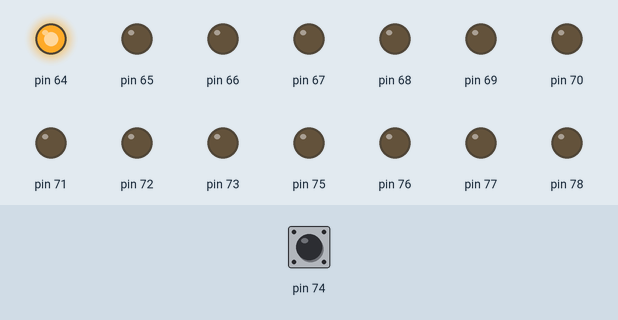
Bench run of a sketch on a simulated Arduino Uno, built for the host (arithmetic inside an expression is 32-bit, double 64-bit). Shown: output pins drawn as LEDs (lit = HIGH). The test bench sets the inputs (shaded band); at power-on: pin 74 HIGH. What the sketch prints to the serial monitor is not drawn.

Above: at 0.1 s.
At 3.1 s:
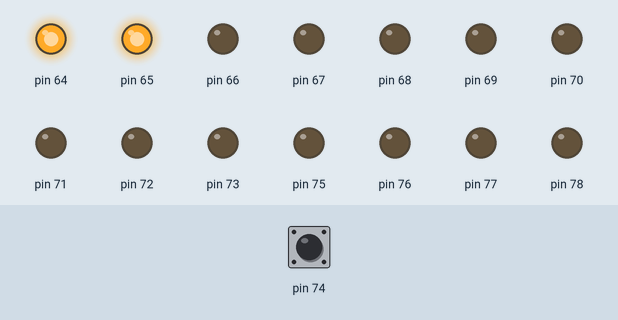
At 9.1 s:
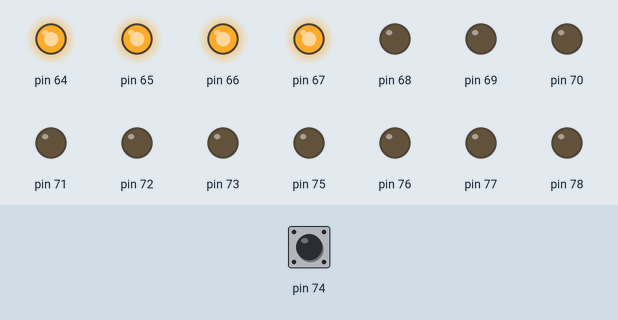
At 18.1 s:
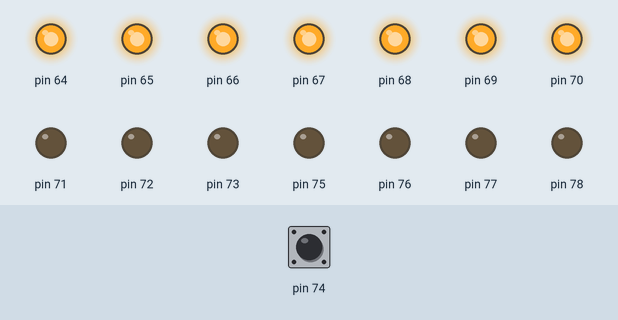
At 27.1 s:
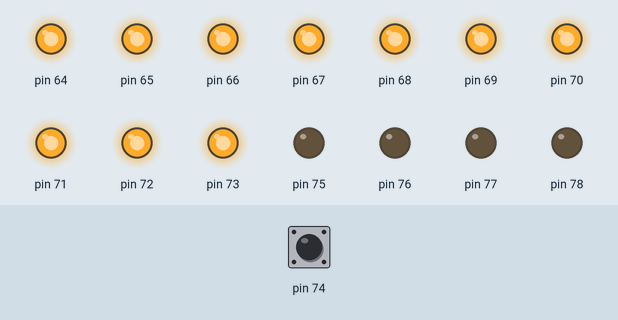
At 36.1 s:
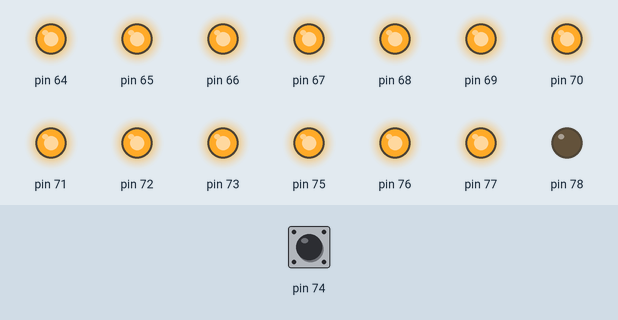
Timing chart, 0 to 40.0 s (numbered marks = the images above):
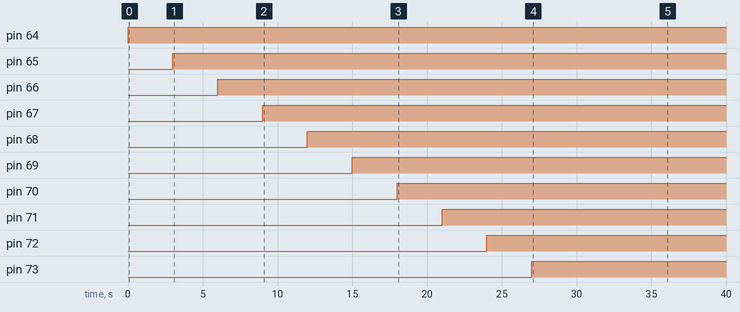

Measured:
- by itself, pin 64: LOW → HIGH at 0.00 s
- by itself, pin 65: LOW → HIGH at 3.0 s
- by itself, pin 66: LOW → HIGH at 6.0 s
- by itself, pin 67: LOW → HIGH at 9.0 s
- by itself, pin 68: LOW → HIGH at 12.0 s
- by itself, pin 69: LOW → HIGH at 15.0 s
- by itself, pin 70: LOW → HIGH at 18.0 s
- by itself, pin 71: LOW → HIGH at 21.0 s

The sketch:

pullup_test.ino
```cpp
// Reads a button attached to a MCP23XXX pin.

// ok to include only the one needed
// both included here to make things simple for example
#include <Adafruit_MCP23X17.h>
#include "pull.h"


#define BUTTON_PIN 10  // MCP23XXX pin button is attached to

Adafruit_MCP23X17 mcp;
// Pull* pull;
TwoWire wire = TwoWire(0);

void setup() {
  Serial.begin(115200);
  //while (!Serial);
  Serial.println("MCP23xxx Button Test!");

  wire.begin(16, 17);

  // pull = new Pull();
  // pull->setup(wire);

  // uncomment appropriate mcp.begin
  if (!mcp.begin_I2C(0x20, &wire)) {
  //if (!mcp.begin_SPI(CS_PIN)) {
    Serial.println("Error.");
    while (1);
  }
  setPinMode();
  // configure pin for input with pull up
  mcp.pinMode(BUTTON_PIN, INPUT_PULLUP);
 for (int i = 0; i < 16; i++){
    if(i == BUTTON_PIN){
      continue;
    }
    mcp.digitalWrite(i, LOW);
  }

  Serial.println("Looping...");
}

void loop() {
  // LOW = pressed, HIGH = not pressed
  Serial.print("A: ");
  Serial.print(mcp.digitalRead(BUTTON_PIN));
  // mcp.digitalWrite(0, mcp.digitalRead(BUTTON_PIN));
  // mcp.digitalWrite(1, mcp.digitalRead(BUTTON_PIN));
  // mcp.digitalWrite(2, mcp.digitalRead(BUTTON_PIN));
  // Serial.print(" B: ");
  // Serial.println(pull->read());
  Serial.println("");
  for(int i = 0; i < 16; i++){
    if(i == BUTTON_PIN){
      continue;
    }
    mcp.digitalWrite(i, HIGH);
    Serial.print(i);
    delay(3000);
  }
  delay(50);
}

void setPinMode(){
  for (int i = 0; i<16; i++){
    mcp.pinMode(i, OUTPUT);
  }
}
```

pull.cpp
```cpp
#include "pull.h"

Adafruit_MCP23X17 mcp2;

void Pull::setup(TwoWire& i2c){
    if(!mcp2.begin_I2C(0x26, &i2c)){
    Serial.println("[ERROR] - MCP I2C connection failed for panel!");
    }
    mcp2.pinMode(11, INPUT_PULLUP);
    Serial.println("Setup pulltest!");
}

int Pull::read(){
    return mcp2.digitalRead(11);
}
```

pull.h
```cpp
#ifndef pull_h
#define pull_h

#include "Arduino.h"
#include <Adafruit_MCP23X17.h>


class Pull{
    private:
    public:
      void setup(TwoWire& i2c);
      int read();
};
#endif
```
